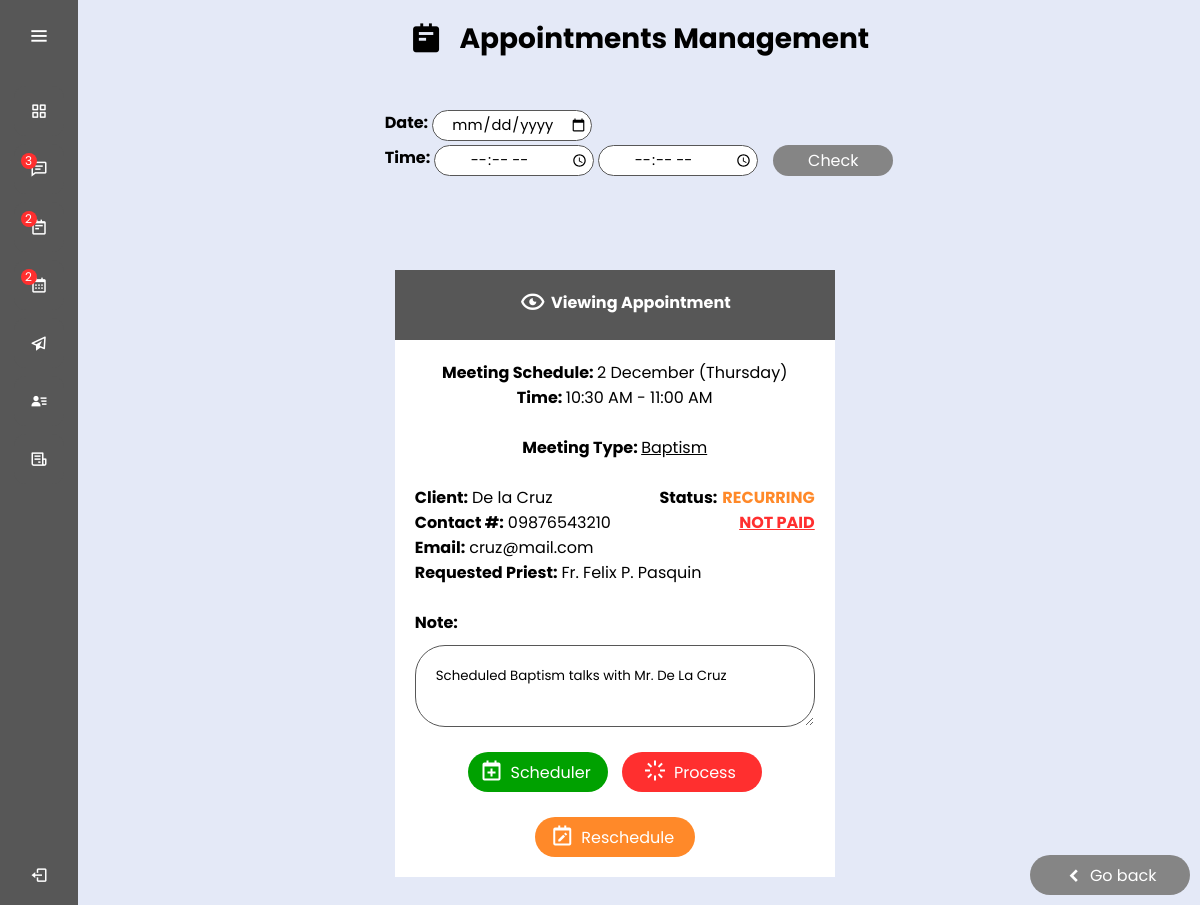
The app's page /dashboard.php?page=view_appt&id=201 (signed in) with its own data.
### tables this page shows
CREATE TABLE `tbl_appointments` (
  `appt_id` int(3) UNSIGNED NOT NULL,
  `appt_type` varchar(50) NOT NULL,
  `appt_priest` varchar(50) NOT NULL,
  `appt_client` varchar(50) NOT NULL,
  `contact_no` varchar(11) NOT NULL,
  `client_email` varchar(50) NOT NULL,
  `startDate` date NOT NULL,
  `startTime` time NOT NULL,
  `endDate` date NOT NULL,
  `endTime` time NOT NULL,
  `appt_note` varchar(1000) NOT NULL,
  `appt_status` varchar(30) NOT NULL,
  `pay_status` varchar(30) NOT NULL
);

### class.appointments.php (called while the page is built, shortened)
<?php
class Appointments{
    public $db;
    public function __construct(){
		$this->db = new mysqli(DB_SERVER,DB_USERNAME,DB_PASSWORD,DB_DATABASE);
	}
	public function get_appt($id){
        $sql = "SELECT * FROM tbl_appointments WHERE appt_id = '$id'";
        $result=mysqli_query($this->db,$sql);
		while($row=mysqli_fetch_assoc($result)){
			$list[] = $row;
		}
		return $list;
	}
}

### view_appt.php (the view, shortened to what this page needs)
<?php
include 'class.appointments.php';
$appts = new Appointments();
$id = $_GET['id'];
?>
<!DOCTYPE html>
<html lang="en" dir="ltr">
<head>
    <link rel="stylesheet" href="css/appt_styles.css">
    <link href='https://unpkg.com/boxicons@2.0.7/css/boxicons.min.css' rel='stylesheet'>
</head>
<body>
    <div>
        <h1><i class='bx bxs-notepad h_icon'></i> Appointments Management</h1>
        <a href="dashboard.php?page=appointments"><button type="button" id="returnBTN"><i class='bx bxs-chevron-left return-icn'></i>Go back</button></a>
        <form id="checker" method="POST" action="dashboard.php?page=view_appt&id=<?php echo $id;?>">
            <b class="title-left chk_title">Date: </b> <input class="text-left chk_date" type="date" name="startDate"><br/>
            <b class="title-left clear_both">Time: </b> <input class="text-left chk_time" type="time" name="startTime"><input class="text-left chk_time" type="time" name="endTime">
            <button class="text-left chk_btn" type="submit" name="check" value="Check">Check</button>
        </form><br/><br/><br/>
        <?php
        $view_appt = $appts->get_appt($id);
        foreach ($view_appt as $item) {
        ?><br/><br/>
        <div id="container_left">
            <div id="header_left">
                <i class='bx bx-show-alt header-icon'></i>
                <b class="header-title">Viewing Appointment</b>
            </div>
            <div id="form_left">
                <b>Meeting Schedule: </b>
                <?php $date = date_create($item['startDate']); echo date_format($date, "j F (l)"); ?><br/>
                <b>Time: </b><?php $stime = date_create($item['startTime']); echo date_format($stime, "h:i A"); ?> - <?php $etime = date_create($item['endTime']); echo date_format($etime, "h:i A"); ?><br/><br/>
                <b>Meeting Type: </b><u><?php echo $item['appt_type']; ?></u><br/><br/>
                <b class="title-left">Client: </b><b class="text-left"><?php echo $item['appt_client'];?></b>
                <b class="status" data-content="<?php echo $item['appt_status'];?>"><?php echo $item['appt_status'];?></b>
                <b class="title-right">Status: </b><br/>
                <b class="title-left">Contact #: </b><b class="text-left"><?php echo $item['contact_no'];?></b>
                <b class="pay_status" data-content="<?php echo $item['pay_status'];?>"><?php echo $item['pay_status'];?></b><br/>
                <b class="title-left">Email: </b><b class="text-left"><?php echo $item['client_email'];?></b><br/>
                <b class="title-left">Requested Priest: </b><b class="text-left"><?php echo $item['appt_priest'];?></b><br/><br/>
                <b class="title-left">Note: </b>
                <textarea class="note-text" readonly><?php echo $item['appt_note'];?></textarea><br/>
                <form id="view_appt" method="POST" action="process.php?action=process-appt" data-content="<?php if(isset($item['appt_status'])){echo $item['appt_status'];}else{ echo "EMPTY";} ?>">
                    <button type="button" onclick="openScheduler()" class="approveBTN" name="onclick" value="Schedule"><i class='bx bx-calendar-plus form-button-icn'></i>Scheduler</button>
                    <button type="submit" class="cancelBTN" name="submit" value="Cancel"><i class='bx bx-loader form-button-icn'></i>Process</button>
                    <button type="button" onclick="openReschedule()" class="reschedBTN" name="onclick" value="Reschedule"><i class='bx bx-calendar-edit form-button-icn'></i></i>Reschedule</button>
                </form>
            </div>
        </div>
        <?php
        }
        ?>
    </div>
</body>
</html>

### css/dashboard_styles.css (style rules this page uses)
* { margin: 0; padding: 0; box-sizing: border-box; font-family: "Poppins", sans-serif; }

### css/appt_styles.css (style rules this page uses)
body { text-align: center; }
.h_icon { font-size: 26pt; vertical-align: -5px; margin-right: 10px; }
h1 { font-size: 21pt; margin-bottom: 50px; }
.status { float: right; color: #ff8929; margin-left: 5px; }
.pay_status { float: right; color: #ff2f2f; margin-left: 5px; text-decoration: underline; }
#container_left { float: left; display: block; width: 440px; margin: 10px; background-color: #ffffff; }
#header_left { padding: 20px; height: 70px; width: 100%; background-color: #575757; overflow: hidden; color: #ffffff; }
#form_left { padding: 20px; overflow: hidden; }
.header-icon { margin-top: -2px; margin-left: 20px; font-size: 21pt; }
b.header-title { vertical-align: top; }
.title-right { float: right; }
.title-left { float: left; }
.text-left { margin-left: 4px; font-weight: normal; float: left; }
.note-text { margin-top: 10px; float: left; clear: both; width: 100%; padding: 20px; border: 1px solid #575757; border-radius: 30px; resize: vertical; }
.form-button-icn { font-size: 18pt; margin-left: -5px; margin-right: 7px; vertical-align: -3px; }
.approveBTN { font-size: 12pt; width: 140px; height: 40px; border-radius: 30px; background-color: #00a100; color: #ffffff; border: none; text-decoration: none; margin-top: 25px; margin-right: 10px; transition: all 0.5s ease; }
.reschedBTN { font-size: 12pt; width: 160px; height: 40px; border-radius: 30px; background-color: #ff8929; color: #ffffff; border: none; text-decoration: none; margin-top: 25px; transition: all 0.5s ease; }
.cancelBTN { font-size: 12pt; width: 140px; height: 40px; border-radius: 30px; background-color: #ff2f2f; color: #ffffff; border: none; text-decoration: none; margin-top: 25px; transition: all 0.5s ease; }
.clear_both { clear: both; }
#returnBTN { font-size: 12pt; width: 160px; height: 40px; border-radius: 30px; background-color: #858585; color: #ffffff; border: none; text-decoration: none; margin-top: 25px; transition: all 0.5s ease; position: fixed; right: 10px; bottom: 10px; z-index: 2; }
.return-icn { margin-right: 5px; font-size: 16pt; vertical-align: -4px; }
.chk_title { margin-bottom: 10px; }
.chk_date { font-size: 11pt; text-align: center; border: 1px solid #575757; border-radius: 30px; width: 160px; padding: 3px; }
.chk_time { font-size: 11pt; text-align: center; border: 1px solid #575757; border-radius: 30px; width: 160px; padding: 3px; }
.chk_btn { font-size: 12pt; text-align: center; margin-left: 15px; margin-bottom: 30px; border-radius: 30px; width: 120px; padding: 3px; background-color: #858585; border: none; text-decoration: none; color: #ffffff; transition: all 0.5s ease; }

### records on screen
tbl_appointments: startDate "2 December (Thursday)", startTime "10:30 AM", endTime "11:00 AM", appt_type "Baptism", appt_client "De la Cruz", appt_status "RECURRING", contact_no "09876543210", pay_status "NOT PAID", client_email "cruz@mail.com", appt_priest "Fr. Felix P. Pasquin", appt_note "Scheduled Baptism talks with Mr. De La Cruz"

### other values on screen
$req_c = $home->c_requests() "3"
$appt_c = $home->c_appts() "2"
$sched_c = $home->c_schedules() "2"
